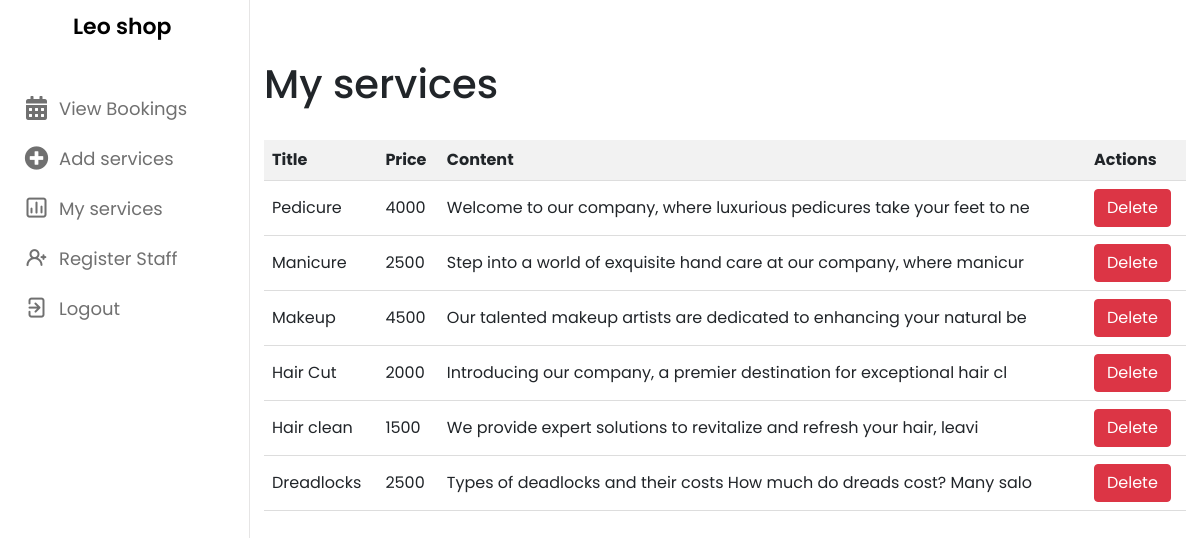
The app's page /hotel_views/ with its own data.
### blog/models.py (models this page shows, shortened)
class Post(models.Model):
    title = models.CharField(max_length=200, unique=True)
    slug = models.SlugField(max_length=200, unique=True)
    category = models.ForeignKey(Category, on_delete=models.PROTECT, default=1)
    updated_on = models.DateTimeField(auto_now= True)
    body = models.TextField(null=True, blank = True)
    price = models.IntegerField(blank=True, null=True)
    created_on = models.DateTimeField(auto_now_add=True)
    status = models.IntegerField(choices=STATUS, default=1)
    image = models.ImageField(null=True, blank = True,upload_to='picture')
    class Meta:
        ordering = ['-created_on']

### blog/views.py (the view)
# urls.py: path('hotel_views/',hotel_view, name = "hotel_views"),
def hotel_view(request):
    services = Post.objects.all()
    return render(request, 'admin/hotel_view.html', {'services' : services})

### blog/views.py (called while the page is built)
def category_list(request):
    category_list = Category.objects.exclude(name='default')
    context = {
        "category_list": category_list,
    }
    return context

### templates/admin/hotel_view.html (shortened to what this page needs)
{% block content %}
<!DOCTYPE html>
<html lang="en">
<head>
    <link rel="stylesheet" href="style.css">
    <link rel="stylesheet" href="https://cdn.jsdelivr.net/npm/bootstrap@4.0.0/dist/css/bootstrap.min.css">
    <link rel="stylesheet" href="https://unicons.iconscout.com/release/v4.0.0/css/line.css">
    <link rel="stylesheet" href="https://cdnjs.cloudflare.com/ajax/libs/font-awesome/5.15.3/css/all.min.css" />
</head>
<body>
    <nav>
        <div class="logo-name">
            <span class="logo_name">Leo shop</span>
        </div>
        <div class="menu-items">
            <ul class="nav-links">
                <li>
                    <a href="{% url 'booking' %}">
                        <i class="fas fa-calendar-alt"></i>
                        <span class="link-name">View Bookings</span>
                    </a>
                </li>
                <li>
                    <a href="{% url 'addservice' %}">
                        <i class="fas fa-plus-circle"></i>
                        <span class="link-name">Add services</span>
                    </a>
                </li>
                <li><a href="{% url 'hotel_views' %}">
                    <i class="uil uil-chart"></i>
                    <span class="link-name">My services </span>
                </a></li>
                <li><a href="{% url 'create_employe' %}">
                    <i class="uil uil-user-plus"></i>
                    <span class="link-name">Register Staff</span>
                </a></li>
                <li><a href="{% url 'create_admin_login' %}">
                    <i class="uil uil-signout"></i>
                    <span class="link-name">Logout</span>
                </a></li>
            </ul>
        </div>
    </nav>
    <section class="dashboard">
        <div class="dash-content">
            <div class="heading-container">
                <h1 class="center-heading">My services</h1>
              </div>
              <br>
              <table>
                <thead>
                    <tr>
                        <th>Title</th>
                        <th>Price</th>
                        <th>Content</th>
                        <th>Actions</th>
                    </tr>
                </thead>
                <tbody>
                    {% for post in services %}
                    <tr>
                        <td>{{ post.title|slice:":10" }}</td>
                        <td>{{ post.price }}</td>
                        <td>{{ post.body|slice:":70" }}</td>
                        <td>
                            <a href="{% url 'delete_post' post.id %}" class="btn btn-danger">Delete</a>
                        </td>
                    </tr>
                    {% endfor %}
                </tbody>
            </table>
        </div>
    </section>
</body>
</html>
{%endblock%}

### templates/admin/hotel_view.html (style rules this page uses)
* { margin: 0; padding: 0; box-sizing: border-box; font-family: 'Poppins', sans-serif; }
:root { --primary-color: #0E4BF1; --panel-color: #FFF; --text-color: #000; --black-light-color: #707070; --border-color: #e6e5e5; --toggle-color: #DDD; --box1-color: #4DA3FF; --box2-color: #FFE6AC; --box3-color: #E7D1FC; --title-icon-color: #fff; --tran-05: all 0.5s ease; --tran-03: all 0.3s ease; --tran-03: all 0.2s ease; }
body { min-height: 100vh; background-color: var(--primary-color); }
nav { position: fixed; top: 0; left: 0; height: 100%; width: 250px; padding: 10px 14px; background-color: var(--panel-color); border-right: 1px solid var(--border-color); transition: var(--tran-05); }
nav .logo-name { display: flex; align-items: center; }
nav .logo-name .logo_name { font-size: 22px; font-weight: 600; color: var(--text-color); margin-left: 14px; transition: var(--tran-05); }
nav .menu-items { margin-top: 40px; height: calc(100% - 90px); display: flex; flex-direction: column; justify-content: space-between; }
table { width: 100%; border-collapse: collapse; }
th, td { padding: 8px; text-align: left; border-bottom: 1px solid #ddd; }
th { background-color: #f2f2f2; }
.menu-items li { list-style: none; }
.menu-items li a { display: flex; align-items: center; height: 50px; text-decoration: none; position: relative; }
.menu-items li a i { font-size: 24px; min-width: 45px; height: 100%; display: flex; align-items: center; justify-content: center; color: var(--black-light-color); }
.menu-items li a .link-name { font-size: 18px; font-weight: 400; color: var(--black-light-color); transition: var(--tran-05); }
.dashboard { position: relative; left: 250px; background-color: var(--panel-color); min-height: 100vh; width: calc(100% - 250px); padding: 10px 14px; transition: var(--tran-05); }
.dashboard .dash-content { padding-top: 50px; }

### records on screen
Post: title "Pedicure", price "4000", body "Welcome to our company, where luxurious pedicures take your feet to ne"
Post: title "Manicure", price "2500", body "Step into a world of exquisite hand care at our company, where manicur"
Post: title "Makeup", price "4500", body "Our talented makeup artists are dedicated to enhancing your natural be"
Post: title "Hair Cut", price "2000", body "Introducing our company, a premier destination for exceptional hair cl"
Post: title "Hair clean", price "1500", body "We provide expert solutions to revitalize and refresh your hair, leavi"
Post: title "Dreadlocks", price "2500", body "Types of deadlocks and their costs How much do dreads cost? Many salo"
